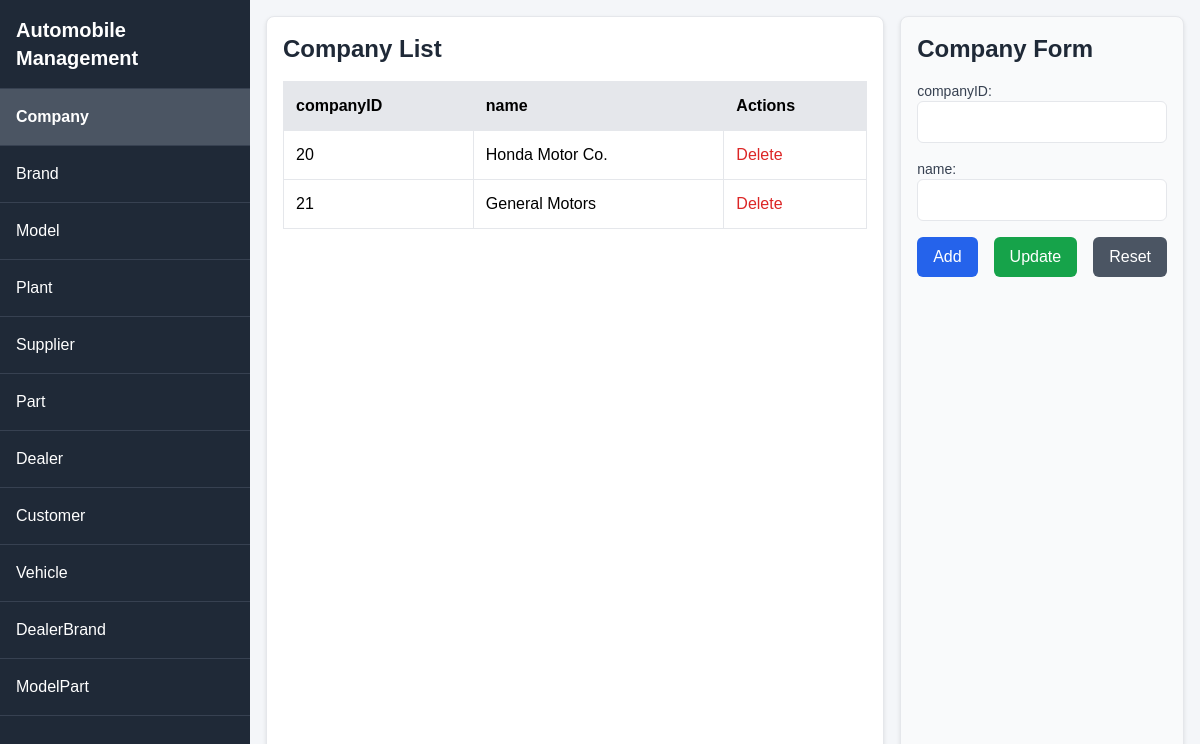
The app's page /?table=Company with its own data.
### tables this page shows
CREATE TABLE Company (
    companyID INT PRIMARY KEY,
    name VARCHAR(100)
);

### index.php (the view, shortened to what this page needs)
<?php
include 'db_connect.php';
$tables = [
    'Company'      => ['companyID', 'name'],
    'Brand'        => ['brandID', 'name', 'companyID'],
    'Model'        => ['modelID', 'name', 'brandID'],
    'Plant'        => ['plantID', 'location'],
    'Supplier'     => ['supplierID', 'name'],
    'Part'         => ['partID', 'name', 'supplierID', 'plantID'],
    'Dealer'       => ['dealerID', 'name', 'location'],
    'Customer'     => ['customerID', 'name', 'address', 'phone', 'gender', 'income'],
    'Vehicle'      => ['VIN', 'modelID', 'color', 'engine', 'transmission', 'bodyStyle', 'plantID', 'dealerID', 'inventoryDate', 'status', 'customerID', 'saleDate', 'price'],
    'DealerBrand'  => ['dealerID', 'brandID'],
    'ModelPart'    => ['modelID', 'partID']
];
$table = isset($_GET['table']) ? $_GET['table'] : 'Vehicle';
$columns = $tables[$table];
$data = [];
$query = "SELECT * FROM `$table`";
if (isset($conn) && $query) {
    $result = $conn->query($query);
    if ($result) {
        while ($row = $result->fetch_assoc()) {
            $data[] = $row;
        }
    }
}
?>
<!DOCTYPE html>
<html lang="en">
<head>
    <script src="https://cdn.tailwindcss.com"></script>
</head>
<body>
    <div class="sidebar" id="sidebar">
        <div class="p-4 text-xl font-bold border-b border-gray-700">Automobile Management</div>
        <?php foreach (array_keys($tables) as $t): ?>
            <a href="?table=<?php echo htmlspecialchars($t); ?>" class="<?php echo $t === $table ? 'active' : ''; ?>">
                <?php echo htmlspecialchars($t); ?>
            </a>
        <?php endforeach; ?>
    </div>
    <div class="content" id="content">
        <div class="grid-container">
            <div class="data-grid">
                <h3 class="text-2xl font-semibold mb-4 text-gray-800"><?php echo htmlspecialchars($table); ?> List</h3>
                <?php if (!empty($data)): ?>
                    <table>
                        <thead>
                            <tr>
                                <?php foreach ($columns as $col): ?>
                                    <th><?php echo htmlspecialchars($col); ?></th>
                                <?php endforeach; ?>
                                    <th>Actions</th>
                            </tr>
                        </thead>
                        <tbody>
                            <?php foreach ($data as $row): ?>
                                <tr onclick="populateForm('<?php echo htmlspecialchars(json_encode($row), ENT_QUOTES); ?>')">
                                    <?php foreach ($columns as $col): ?>
                                        <td><?php echo htmlspecialchars($row[$col] ?? ''); ?></td>
                                    <?php endforeach; ?>
                                    <td>
                                        <button onclick="event.stopPropagation(); deleteRecord('<?php echo htmlspecialchars($row[$columns[0]]); ?>', '<?php echo htmlspecialchars($table); ?>')" class="text-red-600 hover:underline">Delete</button>
                                    </td>
                                </tr>
                            <?php endforeach; ?>
                        </tbody>
                    </table>
                <?php else: ?>
                    <p class="text-gray-600">No data found.</p>
                <?php endif; ?>
            </div>
            <div class="form-container">
                <h3 class="text-2xl font-semibold mb-4 text-gray-800"><?php echo htmlspecialchars($table); ?> Form</h3>
                <form id="dataForm" action="crud.php" method="POST">
                    <?php foreach ($columns as $col): ?>
                        <div class="mb-4">
                            <label class="block text-sm font-medium text-gray-700"><?php echo htmlspecialchars($col); ?>:</label>
                            <?php if ($col === $columns[0]): ?>
                                <input type="text" name="<?php echo htmlspecialchars($col); ?>" id="<?php echo htmlspecialchars($col); ?>" class="w-full p-2 border rounded-md focus:ring-2 focus:ring-blue-500" required>
                            <?php elseif (in_array($col, ['inventoryDate', 'saleDate'])): ?>
                                <input type="date" name="<?php echo htmlspecialchars($col); ?>" id="<?php echo htmlspecialchars($col); ?>" class="w-full p-2 border rounded-md focus:ring-2 focus:ring-blue-500">
                            <?php elseif (in_array($col, ['modelID', 'plantID', 'dealerID', 'customerID', 'companyID', 'brandID', 'supplierID', 'partID', 'year', 'price', 'income'])): ?>
                                <input type="number" name="<?php echo htmlspecialchars($col); ?>" id="<?php echo htmlspecialchars($col); ?>" class="w-full p-2 border rounded-md focus:ring-2 focus:ring-blue-500" <?php echo $col === 'price' ? 'step="0.01"' : ''; ?>>
                            <?php else: ?>
                                <input type="text" name="<?php echo htmlspecialchars($col); ?>" id="<?php echo htmlspecialchars($col); ?>" class="w-full p-2 border rounded-md focus:ring-2 focus:ring-blue-500">
                            <?php endif; ?>
                        </div>
                    <?php endforeach; ?>
                    <div class="flex space-x-4">
                        <button type="submit" name="action" value="Add" class="bg-blue-600 text-white px-4 py-2 rounded-md hover:bg-blue-700 transition">Add</button>
                        <button type="submit" name="action" value="Update" id="updateBtn" class="bg-green-600 text-white px-4 py-2 rounded-md hover:bg-green-700 transition" disabled>Update</button>
                        <button type="button" onclick="resetForm()" class="bg-gray-600 text-white px-4 py-2 rounded-md hover:bg-gray-700 transition">Reset</button>
                    </div>
                </form>
            </div>
        </div>
    </div>
</body>
</html>

### index.php (style rules this page uses)
body { font-family: Arial, sans-serif; margin: 0; background-color: #f4f6f9; }
.sidebar { width: 250px; background-color: #1f2937; color: white; height: 100vh; position: fixed; top: 0; left: 0; overflow-y: auto; transition: transform 0.3s ease; z-index: 1000; }
.sidebar a { display: block; padding: 1rem; color: white; text-decoration: none; border-bottom: 1px solid #374151; }
.sidebar a.active { background-color: #4b5563; font-weight: bold; }
.content { margin-left: 250px; padding: 1rem; transition: margin-left 0.3s ease; }
.grid-container { display: grid; grid-template-columns: 3fr 1fr; gap: 1rem; height: calc(100vh - 2rem); }
.data-grid { overflow-x: auto; border: 1px solid #e5e7eb; border-radius: 0.5rem; padding: 1rem; background-color: white; box-shadow: 0 2px 4px rgba(0,0,0,0.1); }
.form-container { border: 1px solid #e5e7eb; border-radius: 0.5rem; padding: 1rem; background-color: #f9fafb; box-shadow: 0 2px 4px rgba(0,0,0,0.1); }
table { width: 100%; border-collapse: collapse; }
th, td { padding: 0.75rem; border: 1px solid #e5e7eb; text-align: left; }
th { background-color: #e5e7eb; font-weight: 600; }

### records on screen
company: companyID "20", name "Honda Motor Co."
company: companyID "21", name "General Motors"

### other values on screen
$t "Company"
$t "Brand"
$t "Model"
$t "Plant"
$t "Supplier"
$t "Part"
$t "Dealer"
$t "Customer"
$t "Vehicle"
$t "DealerBrand"
$t "ModelPart"
$table "Company"
$col "companyID"
$col "name"
